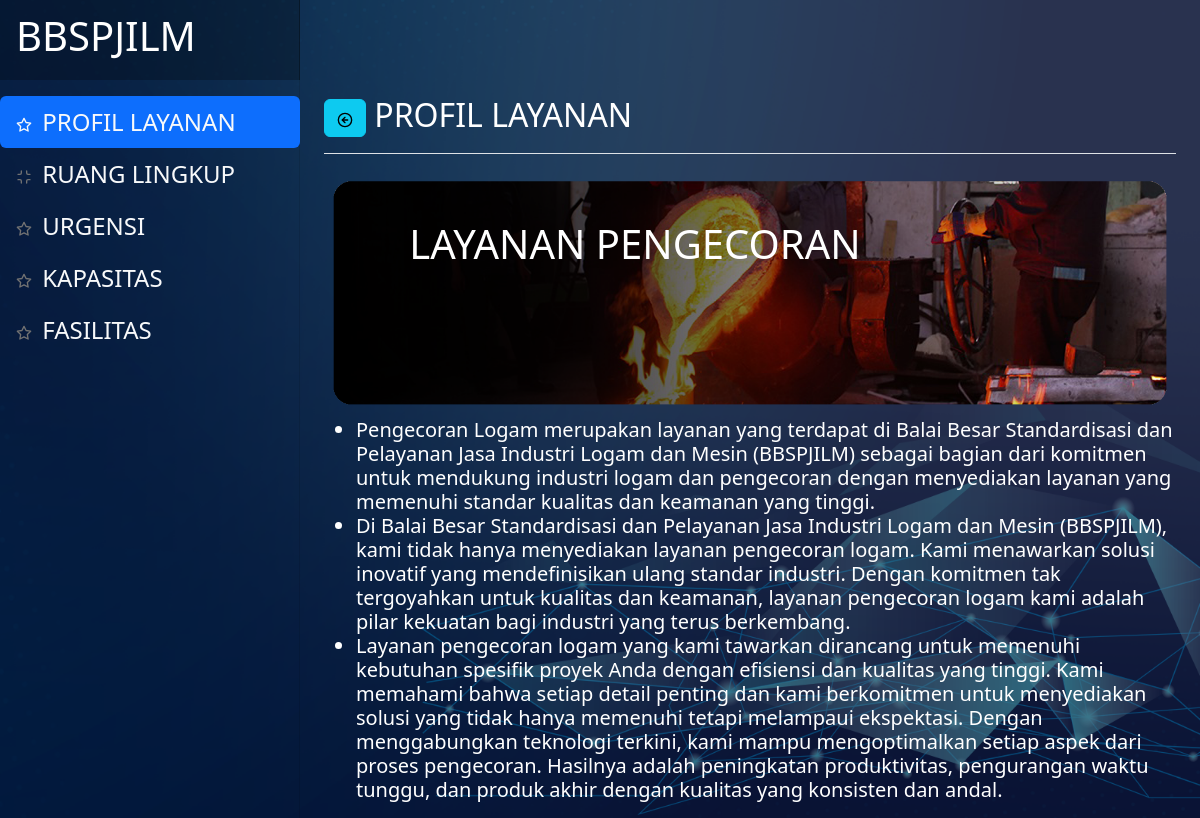
The page /index.php/pengecoran/profil on the database its author committed.
### tables this page shows
CREATE TABLE `tbl_devmenu` (
  `id` int(11) NOT NULL,
  `afiliasi` varchar(63) NOT NULL,
  `nama` varchar(63) NOT NULL,
  `icon` varchar(63) NOT NULL,
  `link` varchar(127) NOT NULL,
  `nourut` int(15) NOT NULL,
  `status` varchar(15) NOT NULL
);

### application/views/partial.php (called while the page is built, shortened)
<?php $this->load->view('_partial/header'); ?>
<?php $this->load->view($subview); ?>

### application/controllers/Pengecoran.php (called while the page is built, shortened)
<?php
class Pengecoran extends CI_Controller
{
    public function __construct()
    {
        $this->load->model(['Dashboard_mod']);
    }
    public function profil()
    {
        $data['judul'] = "PROFIL LAYANAN";
        $data['getmenu'] = $this->Dashboard_mod->getAllData('tbl_devmenu', ['tbl_devmenu.status' => '1', 'tbl_devmenu.afiliasi' => 'pengecoran'])->result_array();
        $data['menuid'] = '41';
        $data['subview'] = "pengecoran/profil";
        $this->load->view('partial', $data);
    }
}

### index.php (called while the page is built, shortened)
<?php
require_once BASEPATH.'core/CodeIgniter.php';

### application/models/Dashboard_mod.php (called while the page is built)
<?php
class Dashboard_mod extends CI_model
{
    public function getAllData($table, $where = null)
    {
        $this->db->from($table);
        if (isset($where)) {
            $this->db->where($where);
        }
        if ($table === "tbl_devmenu") {
            $this->db->order_by('tbl_devmenu.nourut', 'ASC');
        } else {
            $this->db->order_by('id', 'asc');
        }
        return $this->db->get();
    }
}

### application/views/pengecoran/profil.php (the view, shortened to what this page needs)
<div class="d-flex justify-content-between flex-wrap flex-md-nowrap align-items-center pt-3 pb-2 mb-3 border-bottom">
    <h1 class="h2"><a href="<?= base_url('dashboard/menulayanan') ?>" class="btn btn-info"><i data-feather="arrow-left-circle"></i></a> <?= $judul ?></h1>
</div>
<div class="position-relative">
    <img src="<?= base_url('assets/img/bgpengecoran.png') ?>" class="img-fluid" alt="">
    <div class="position-absolute" style="top: 20%; left: 10%; color: white;">
        <h1>LAYANAN PENGECORAN</h1>
    </div>
</div>
<h5>
    <ul>
        <li>Pengecoran Logam merupakan layanan yang terdapat di Balai Besar Standardisasi dan Pelayanan Jasa Industri Logam dan Mesin (BBSPJILM) sebagai bagian dari komitmen untuk mendukung industri logam dan pengecoran dengan menyediakan layanan yang memenuhi standar kualitas dan keamanan yang tinggi.</li>
        <li>Di Balai Besar Standardisasi dan Pelayanan Jasa Industri Logam dan Mesin (BBSPJILM), kami tidak hanya menyediakan layanan pengecoran logam. Kami menawarkan solusi inovatif yang mendefinisikan ulang standar industri. Dengan komitmen tak tergoyahkan untuk kualitas dan keamanan, layanan pengecoran logam kami adalah pilar kekuatan bagi industri yang terus berkembang.</li>
        <li>Layanan pengecoran logam yang kami tawarkan dirancang untuk memenuhi kebutuhan spesifik proyek Anda dengan efisiensi dan kualitas yang tinggi. Kami memahami bahwa setiap detail penting dan kami berkomitmen untuk menyediakan solusi yang tidak hanya memenuhi tetapi melampaui ekspektasi. Dengan menggabungkan teknologi terkini, kami mampu mengoptimalkan setiap aspek dari proses pengecoran. Hasilnya adalah peningkatan produktivitas, pengurangan waktu tunggu, dan produk akhir dengan kualitas yang konsisten dan andal.</li>
    </ul>
</h5>

### application/views/_partial/header.php (shortened to what this page needs)
<!doctype html>
<html lang="en">
<head>
    <link href="<?= base_url('') ?>assets/dist/css/bootstrap.min.css" rel="stylesheet">
    <link href="<?= base_url('') ?>assets/DataTables/datatables.min.css" rel="stylesheet">
    <link href="<?= base_url('') ?>/assets/css/dashboard.css" rel="stylesheet">
</head>
<body class="text-white">
    <header class="navbar navbar-dark sticky-top flex-md-nowrap p-0">
        <a class="navbar-brand col-md-3 col-lg-3 me-10 px-3 fs-6" href="<?= base_url('dashboard/menuutama') ?>">
            <h1>BBSPJILM</h1>
        </a>
    </header>
    <div class="container-fluid text-white">
        <div class="row">
            <nav id="sidebarMenu" class="col-md-3 col-lg-3 d-md-block sidebar collapse">
                <div class="position-sticky pt-5 sidebar-sticky ">
                    <ul class="nav nav-pills d-flex flex-column justify-content-evenly align-text-center mb-auto ">
                        <?php foreach ($getmenu as $row) : ?>
                            <li class="nav-item">
                                <a href="<?= base_url($row['link']) ?>" class="nav-link fs-4 text-light <?= ($row['id'] == $menuid) ? "active" : "" ?>" aria-current="page">
                                    <i data-feather="<?= $row['icon'] ?>"></i>
                                    <?= $row['nama'] ?>
                                </a>
                            </li>
                        <?php endforeach; ?>
                    </ul>
                </div>
            </nav>
            <main class="col-md-9 ms-sm-auto col px-md-4">

### assets/css/dashboard.css (style rules this page uses)
body { font-size: .875rem; }
.feather { width: 16px; height: 16px; }
.sidebar { position: fixed; top: 0; bottom: 0; left: 0; z-index: 100; padding: 48px 0 0; box-shadow: inset -1px 0 0 rgba(0, 0, 0, .1); }
.sidebar-sticky { height: calc(100vh - 48px); overflow-x: hidden; overflow-y: auto; }
.sidebar .nav-link { font-weight: 500; color: #333; }
.sidebar .nav-link .feather { margin-right: 4px; color: #727272; }
.sidebar .nav-link.active { color: #2470dc; }
.sidebar .nav-link:hover .feather, .sidebar .nav-link.active .feather { color: inherit; }
.navbar-brand { padding-top: .75rem; padding-bottom: .75rem; background-color: rgba(0, 0, 0, .25); box-shadow: inset -1px 0 0 rgba(0, 0, 0, .25); }

### rows shown on the page
tbl_devmenu: nama "PROFIL LAYANAN"
tbl_devmenu: nama "RUANG LINGKUP"
tbl_devmenu: nama "URGENSI"
tbl_devmenu: nama "KAPASITAS"
tbl_devmenu: nama "FASILITAS"
